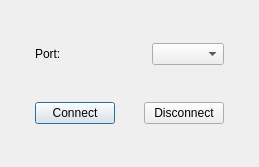
<?xml version="1.0" encoding="UTF-8"?>
<ui version="4.0">
 <class>ConnectionWithArduino</class>
 <widget class="QDialog" name="ConnectionWithArduino">
  <property name="geometry">
   <rect>
    <x>0</x>
    <y>0</y>
    <width>259</width>
    <height>167</height>
   </rect>
  </property>
  <property name="windowTitle">
   <string>Dialog</string>
  </property>
  <layout class="QVBoxLayout" name="verticalLayout_3">
   <item>
    <layout class="QHBoxLayout" name="horizontalLayout_3">
     <item>
      <spacer name="horizontalSpacer_3">
       <property name="orientation">
        <enum>Qt::Horizontal</enum>
       </property>
       <property name="sizeHint" stdset="0">
        <size>
         <width>40</width>
         <height>20</height>
        </size>
       </property>
      </spacer>
     </item>
     <item>
      <layout class="QVBoxLayout" name="verticalLayout_2">
       <item>
        <spacer name="verticalSpacer_2">
         <property name="orientation">
          <enum>Qt::Vertical</enum>
         </property>
         <property name="sizeHint" stdset="0">
          <size>
           <width>20</width>
           <height>40</height>
          </size>
         </property>
        </spacer>
       </item>
       <item>
        <layout class="QVBoxLayout" name="verticalLayout">
         <item>
          <layout class="QHBoxLayout" name="horizontalLayout">
           <item>
            <widget class="QLabel" name="PortLabel">
             <property name="text">
              <string>Port:</string>
             </property>
            </widget>
           </item>
           <item>
            <spacer name="horizontalSpacer_2">
             <property name="orientation">
              <enum>Qt::Horizontal</enum>
             </property>
             <property name="sizeHint" stdset="0">
              <size>
               <width>40</width>
               <height>20</height>
              </size>
             </property>
            </spacer>
           </item>
           <item>
            <widget class="QComboBox" name="PortComboBox"/>
           </item>
          </layout>
         </item>
         <item>
          <spacer name="verticalSpacer">
           <property name="orientation">
            <enum>Qt::Vertical</enum>
           </property>
           <property name="sizeHint" stdset="0">
            <size>
             <width>20</width>
             <height>40</height>
            </size>
           </property>
          </spacer>
         </item>
         <item>
          <layout class="QHBoxLayout" name="horizontalLayout_2">
           <item>
            <widget class="QPushButton" name="Connect">
             <property name="text">
              <string>Connect</string>
             </property>
            </widget>
           </item>
           <item>
            <spacer name="horizontalSpacer">
             <property name="orientation">
              <enum>Qt::Horizontal</enum>
             </property>
             <property name="sizeHint" stdset="0">
              <size>
               <width>40</width>
               <height>20</height>
              </size>
             </property>
            </spacer>
           </item>
           <item>
            <widget class="QPushButton" name="Disconnect">
             <property name="text">
              <string>Disconnect</string>
             </property>
            </widget>
           </item>
          </layout>
         </item>
        </layout>
       </item>
       <item>
        <spacer name="verticalSpacer_3">
         <property name="orientation">
          <enum>Qt::Vertical</enum>
         </property>
         <property name="sizeHint" stdset="0">
          <size>
           <width>20</width>
           <height>40</height>
          </size>
         </property>
        </spacer>
       </item>
      </layout>
     </item>
     <item>
      <spacer name="horizontalSpacer_4">
       <property name="orientation">
        <enum>Qt::Horizontal</enum>
       </property>
       <property name="sizeHint" stdset="0">
        <size>
         <width>40</width>
         <height>20</height>
        </size>
       </property>
      </spacer>
     </item>
    </layout>
   </item>
  </layout>
 </widget>
 <resources/>
 <connections/>
 <slots>
  <slot>push()</slot>
 </slots>
</ui>
